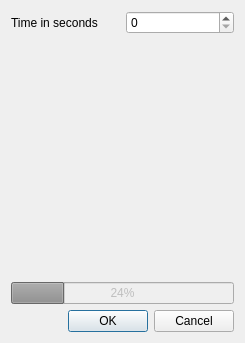
<?xml version="1.0" encoding="UTF-8"?>
<ui version="4.0">
 <class>Dialog</class>
 <widget class="QDialog" name="Dialog">
  <property name="geometry">
   <rect>
    <x>0</x>
    <y>0</y>
    <width>245</width>
    <height>343</height>
   </rect>
  </property>
  <property name="windowTitle">
   <string>Dialog</string>
  </property>
  <layout class="QVBoxLayout" name="verticalLayout_2">
   <item>
    <layout class="QVBoxLayout" name="verticalLayout">
     <item>
      <layout class="QHBoxLayout" name="horizontalLayout">
       <item>
        <widget class="QLabel" name="label">
         <property name="text">
          <string>Time in seconds</string>
         </property>
        </widget>
       </item>
       <item>
        <widget class="QSpinBox" name="spinBox"/>
       </item>
      </layout>
     </item>
     <item>
      <spacer name="verticalSpacer">
       <property name="orientation">
        <enum>Qt::Vertical</enum>
       </property>
       <property name="sizeHint" stdset="0">
        <size>
         <width>20</width>
         <height>40</height>
        </size>
       </property>
      </spacer>
     </item>
     <item>
      <widget class="QProgressBar" name="progressBar">
       <property name="enabled">
        <bool>false</bool>
       </property>
       <property name="value">
        <number>24</number>
       </property>
      </widget>
     </item>
    </layout>
   </item>
   <item>
    <widget class="QDialogButtonBox" name="buttonBox">
     <property name="orientation">
      <enum>Qt::Horizontal</enum>
     </property>
     <property name="standardButtons">
      <set>QDialogButtonBox::Cancel|QDialogButtonBox::Ok</set>
     </property>
    </widget>
   </item>
  </layout>
 </widget>
 <resources/>
 <connections>
  <connection>
   <sender>buttonBox</sender>
   <signal>accepted()</signal>
   <receiver>Dialog</receiver>
   <slot>accept()</slot>
   <hints>
    <hint type="sourcelabel">
     <x>248</x>
     <y>254</y>
    </hint>
    <hint type="destinationlabel">
     <x>157</x>
     <y>274</y>
    </hint>
   </hints>
  </connection>
  <connection>
   <sender>buttonBox</sender>
   <signal>rejected()</signal>
   <receiver>Dialog</receiver>
   <slot>reject()</slot>
   <hints>
    <hint type="sourcelabel">
     <x>316</x>
     <y>260</y>
    </hint>
    <hint type="destinationlabel">
     <x>286</x>
     <y>274</y>
    </hint>
   </hints>
  </connection>
 </connections>
</ui>
